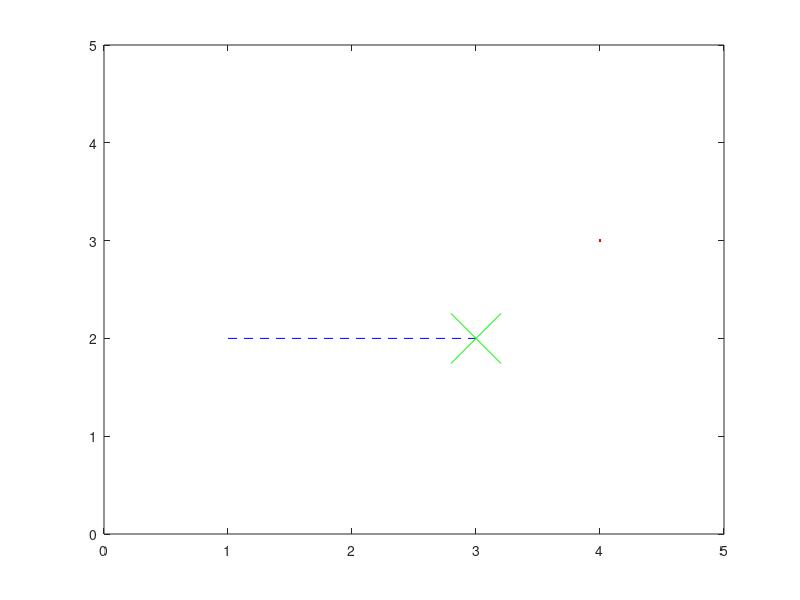

The MATLAB script that drew this image:
clc;
clear all; 
close all;

plot(4, 3, '.r')
hold on;

plot([1 3], [2 2], '--b')
h = plot([3], [2], '*g');

% axis([xmin xmax ymin ymax])
axis([0 5 0 5])

pause(5) % wait for 5 secs

set(h, 'MarkerSize', 36, 'Marker','x')
